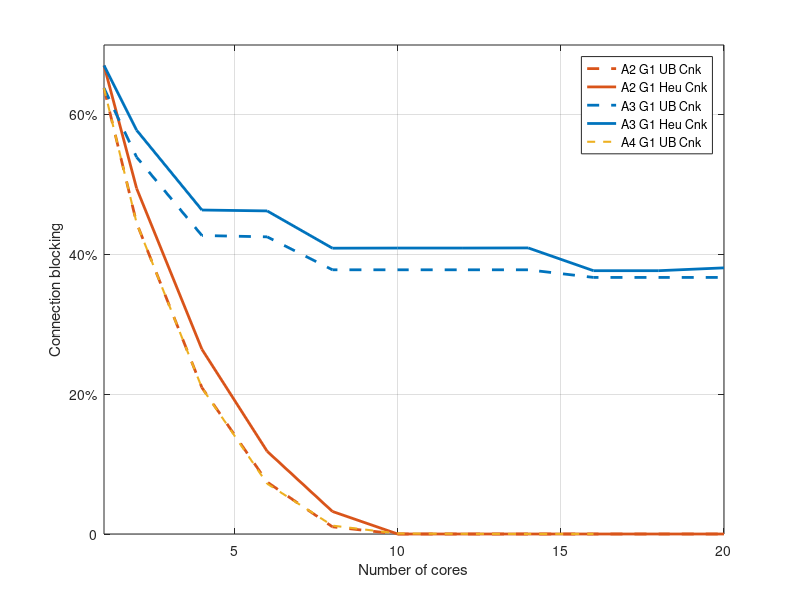

The MATLAB source for this figure:
clc;
close all;
clear;

load arch4Guard1.mat
load arch2Guard1.mat
load arch5Guard1beta0.mat
corev = [1, 2, 4, 6, 8, 10, 12, 14, 16, 18, 20];
core2 = [2, 4, 6, 8, 10, 12, 14, 16];

%% Plot connections
% colors: [0, 0.45, 0.74], [.85, .33, .1], [.93, .69, .13]
% figure1 = figure;
% axes1 = axes('Parent', figure1);
% box(axes1, 'on')
% hold(axes1, 'on')
% grid(axes1, 'on')
% 
% h(1) = plot(corev,thpUbA4G1, '--', ...
%     'displayname', 'A4 G1 UB Th', 'linewidth', 2, ...
%     'color', [0, 0.45, 0.74]);
% h(2) = plot(corev,thpHeA4G1, ...
%     'displayname', 'A4 G1 Heu Th', 'linewidth', 2, ...
%     'color', [0, 0.45, 0.74]);
% 
% h(3) = plot(corev,thpUbA2G1, '--', ...'marker', '^', ...
%     'displayname', 'A2 G1 UB Th', 'linewidth', 2, ...
%     'color', [.85, .33, .1]);
% h(4) = plot(corev,thpHeA2G1, ...'marker', '^', ...
%     'displayname', 'A2 G1 Heu Th', 'linewidth', 2, ...
%     'color', [.85, .33, .1]);
% 
% h(5) = plot([1, core2],[thpUbA2G1(1); thpUbA5G1], '--', ...'marker', '^', ...
%     'displayname', 'A5 G1 UB Th', 'linewidth', 1.5, ...
%     'color', [.93, .69, .13]);
% 
% legend(h(1:end), 'location', 'northeast')
% xlabel('Number of cores')
% ylabel('Throughput blocking')
% xlim([1, 20])
% ytick = get(axes1, 'ytick');
% set(axes1, 'ytick', ytick(1:2:end));
% set(axes1, 'yticklabel', {'0','20%','40%','60%','80%','100%'});
% saveas(figure1, 'G1thp.jpg')

%% Plot throughput
figure2 = figure;
axes2 = axes('Parent', figure2);
box(axes2, 'on')
hold(axes2, 'on')
grid(axes2, 'on')

h(1) = plot(corev,cnkUbA2G1, '--', ...'marker', '^', ...
    'displayname', 'A2 G1 UB Cnk', 'linewidth', 2, ...
    'color', [.85, .33, .1]);
h(2) = plot(corev,cnkHeA2G1, ...'marker', '^', ...
    'displayname', 'A2 G1 Heu Cnk', 'linewidth', 2, ...
    'color', [.85, .33, .1]);

h(3) = plot(corev,cnkUbA4G1, '--', ...
    'displayname', 'A3 G1 UB Cnk', 'linewidth', 2, ...
    'color', [0, 0.45, 0.74]);
h(4) = plot(corev,cnkHeA4G1, ...
    'displayname', 'A3 G1 Heu Cnk', 'linewidth', 2, ...
    'color', [0, 0.45, 0.74]);


h(5) = plot([1, core2], [cnkUbA2G1(1); cnkUbA5G1], '--', ...'marker', '^', ...
    'displayname', 'A4 G1 UB Cnk', 'linewidth', 1.5, ...
    'color', [.93, .69, .13]);

legend(h(1:end), 'location', 'northeast')
xlabel('Number of cores')
ylabel('Connection blocking')
xlim([1, 20])
ytick = get(axes2, 'ytick');
set(axes2, 'ytick', ytick(1:2:end));
set(axes2, 'yticklabel', {'0','20%','40%','60%','80%','100%'});
saveas(figure2, 'G1cnk.jpg')
